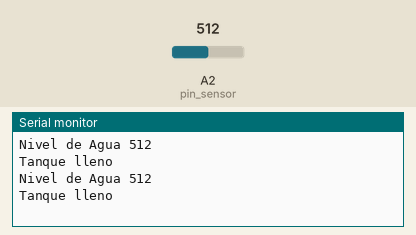
Recording of a sketch running on a simulated Arduino Uno, built with avr-gcc and run on an emulated ATmega328P. Shown: the last lines printed to the serial monitor. Inputs (shaded band) come from the test bench; at power-on: A2 (pin_sensor) = 512.

Above: at 1.6 s.
1.7 s: A2 (pin_sensor) set to 410
At 3.0 s:
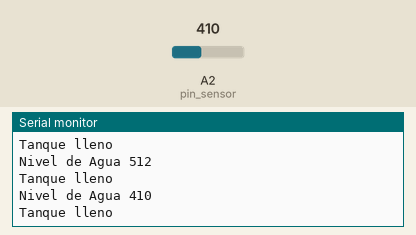
3.2 s: A2 (pin_sensor) set to 384
At 3.9 s:
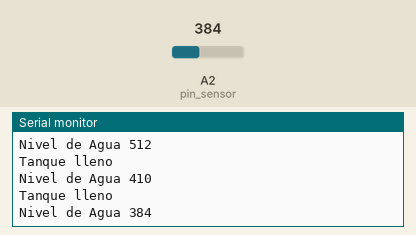
Timing chart, 0 to 6.2 s (numbered marks = the images above; inputs shaded):
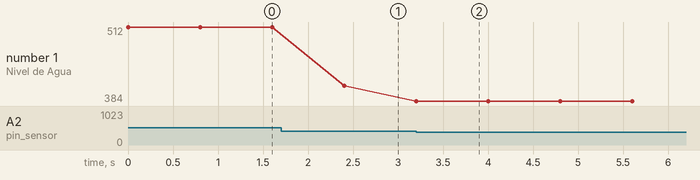

The sketch:

practica_15.ino
```cpp
#define pin_sensor 2

int nivel_de_agua;

void setup() {
  Serial.begin(9600);
}

void loop() {
  nivel_de_agua = analogRead(pin_sensor);

  Serial.print("Nivel de Agua ");
  Serial.println(nivel_de_agua);

  if (nivel_de_agua > 400) {
    Serial.println("Tanque lleno");
  }

  delay(800);
}
```

Measured:
- the behaviour switches between 401 and 400 on A2 (pin_sensor) (found by bisection; images 1 and 2)
- after the input at 1.7 s, the serial monitor: prints a new line after 0.70 s (image 1)
- after the input at 3.2 s, the serial monitor: prints a new line at once (image 2)
- plotted number 1: 512 → 410 after the input at 1.7 s, 410 → 384 after the input at 3.2 s
